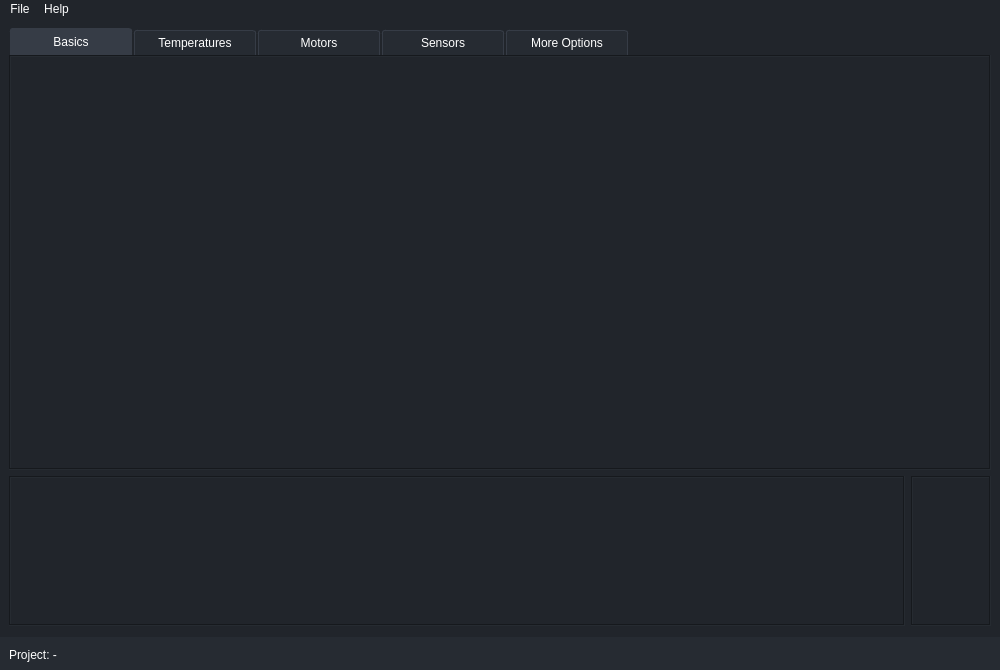
<?xml version="1.0" encoding="UTF-8"?>
<ui version="4.0">
 <class>MainWindow</class>
 <widget class="QMainWindow" name="MainWindow">
  <property name="geometry">
   <rect>
    <x>0</x>
    <y>0</y>
    <width>1000</width>
    <height>670</height>
   </rect>
  </property>
  <property name="minimumSize">
   <size>
    <width>1000</width>
    <height>670</height>
   </size>
  </property>
  <property name="windowTitle">
   <string>iMC - iLOOP Marlin Configurator v0.1.0</string>
  </property>
  <property name="windowIcon">
   <iconset resource="resources.qrc">
    <normaloff>:/resources/iloop_icon_small.png</normaloff>:/resources/iloop_icon_small.png</iconset>
  </property>
  <property name="styleSheet">
   <string notr="true">QWidget {
	font-family: &quot;Source Sans Pro&quot;;
	background: rgb(33, 37, 43);
    selection-background-color: rgb(40, 46, 53);
	color: white;
}

QMenu::item {
    background-color: transparent;
}

QMenu::item:selected {
    background-color: rgb(38, 43, 50);
}

QMenu::item:disabled {
	color: rgb(100, 100, 100);
}

QPushButton {
	color: white;
}

QPushButton::disabled {
	color: rgb(180, 180, 180);
}

QTabWidget::pane {
	border: none;
}

QTabBar::tab {
	background: rgb(38, 43, 50);
	border: 1px solid rgb(54, 60, 70);
	border-bottom: none;
	padding: 5px 10px;
	border-top-left-radius: 3px;
    border-top-right-radius: 3px;
	margin: 0 1px;
	min-width: 100px;
}

QTabBar::tab:!selected {
    margin-top: 2px;
}

QTabBar::tab:selected {
    background: rgb(54, 60, 70);
}</string>
  </property>
  <widget class="QWidget" name="centralwidget">
   <property name="styleSheet">
    <string notr="true"/>
   </property>
   <layout class="QGridLayout" name="gridLayout">
    <property name="leftMargin">
     <number>0</number>
    </property>
    <property name="topMargin">
     <number>0</number>
    </property>
    <property name="rightMargin">
     <number>0</number>
    </property>
    <property name="bottomMargin">
     <number>0</number>
    </property>
    <property name="spacing">
     <number>0</number>
    </property>
    <item row="1" column="0">
     <widget class="QFrame" name="frame">
      <property name="minimumSize">
       <size>
        <width>0</width>
        <height>35</height>
       </size>
      </property>
      <property name="maximumSize">
       <size>
        <width>16777215</width>
        <height>30</height>
       </size>
      </property>
      <property name="styleSheet">
       <string notr="true">QFrame {
	background: rgb(38, 43, 50);
}</string>
      </property>
      <property name="frameShape">
       <enum>QFrame::NoFrame</enum>
      </property>
      <property name="frameShadow">
       <enum>QFrame::Plain</enum>
      </property>
      <layout class="QHBoxLayout" name="horizontalLayout">
       <item>
        <widget class="QLabel" name="uProjectLabel">
         <property name="styleSheet">
          <string notr="true"/>
         </property>
         <property name="text">
          <string>Project: -</string>
         </property>
        </widget>
       </item>
      </layout>
     </widget>
    </item>
    <item row="0" column="0">
     <widget class="QFrame" name="frame_2">
      <property name="frameShape">
       <enum>QFrame::NoFrame</enum>
      </property>
      <property name="frameShadow">
       <enum>QFrame::Plain</enum>
      </property>
      <layout class="QGridLayout" name="gridLayout_4">
       <item row="0" column="0">
        <widget class="QTabWidget" name="tabWidget">
         <property name="minimumSize">
          <size>
           <width>0</width>
           <height>200</height>
          </size>
         </property>
         <property name="styleSheet">
          <string notr="true"/>
         </property>
         <property name="currentIndex">
          <number>0</number>
         </property>
         <property name="iconSize">
          <size>
           <width>20</width>
           <height>20</height>
          </size>
         </property>
         <widget class="QWidget" name="tab">
          <attribute name="title">
           <string>Basics</string>
          </attribute>
          <layout class="QGridLayout" name="gridLayout_3">
           <property name="leftMargin">
            <number>0</number>
           </property>
           <property name="topMargin">
            <number>0</number>
           </property>
           <property name="rightMargin">
            <number>0</number>
           </property>
           <property name="bottomMargin">
            <number>0</number>
           </property>
           <item row="0" column="0">
            <widget class="QFrame" name="frame_4">
             <property name="frameShape">
              <enum>QFrame::Box</enum>
             </property>
             <property name="frameShadow">
              <enum>QFrame::Sunken</enum>
             </property>
             <layout class="QGridLayout" name="gridLayout_2">
              <property name="leftMargin">
               <number>0</number>
              </property>
              <property name="topMargin">
               <number>0</number>
              </property>
              <property name="rightMargin">
               <number>0</number>
              </property>
              <property name="bottomMargin">
               <number>0</number>
              </property>
              <item row="0" column="0">
               <widget class="BasicsPage" name="uBasicsPage" native="true">
                <property name="palette">
                 <palette>
                  <active>
                   <colorrole role="WindowText">
                    <brush brushstyle="SolidPattern">
                     <color alpha="255">
                      <red>255</red>
                      <green>255</green>
                      <blue>255</blue>
                     </color>
                    </brush>
                   </colorrole>
                   <colorrole role="Button">
                    <brush brushstyle="SolidPattern">
                     <color alpha="255">
                      <red>33</red>
                      <green>37</green>
                      <blue>43</blue>
                     </color>
                    </brush>
                   </colorrole>
                   <colorrole role="Text">
                    <brush brushstyle="SolidPattern">
                     <color alpha="255">
                      <red>255</red>
                      <green>255</green>
                      <blue>255</blue>
                     </color>
                    </brush>
                   </colorrole>
                   <colorrole role="ButtonText">
                    <brush brushstyle="SolidPattern">
                     <color alpha="255">
                      <red>255</red>
                      <green>255</green>
                      <blue>255</blue>
                     </color>
                    </brush>
                   </colorrole>
                   <colorrole role="Base">
                    <brush brushstyle="SolidPattern">
                     <color alpha="255">
                      <red>33</red>
                      <green>37</green>
                      <blue>43</blue>
                     </color>
                    </brush>
                   </colorrole>
                   <colorrole role="Window">
                    <brush brushstyle="SolidPattern">
                     <color alpha="255">
                      <red>33</red>
                      <green>37</green>
                      <blue>43</blue>
                     </color>
                    </brush>
                   </colorrole>
                   <colorrole role="Highlight">
                    <brush brushstyle="SolidPattern">
                     <color alpha="255">
                      <red>40</red>
                      <green>46</green>
                      <blue>53</blue>
                     </color>
                    </brush>
                   </colorrole>
                   <colorrole role="PlaceholderText">
                    <brush brushstyle="SolidPattern">
                     <color alpha="255">
                      <red>255</red>
                      <green>255</green>
                      <blue>255</blue>
                     </color>
                    </brush>
                   </colorrole>
                  </active>
                  <inactive>
                   <colorrole role="WindowText">
                    <brush brushstyle="SolidPattern">
                     <color alpha="255">
                      <red>255</red>
                      <green>255</green>
                      <blue>255</blue>
                     </color>
                    </brush>
                   </colorrole>
                   <colorrole role="Button">
                    <brush brushstyle="SolidPattern">
                     <color alpha="255">
                      <red>33</red>
                      <green>37</green>
                      <blue>43</blue>
                     </color>
                    </brush>
                   </colorrole>
                   <colorrole role="Text">
                    <brush brushstyle="SolidPattern">
                     <color alpha="255">
                      <red>255</red>
                      <green>255</green>
                      <blue>255</blue>
                     </color>
                    </brush>
                   </colorrole>
                   <colorrole role="ButtonText">
                    <brush brushstyle="SolidPattern">
                     <color alpha="255">
                      <red>255</red>
                      <green>255</green>
                      <blue>255</blue>
                     </color>
                    </brush>
                   </colorrole>
                   <colorrole role="Base">
                    <brush brushstyle="SolidPattern">
                     <color alpha="255">
                      <red>33</red>
                      <green>37</green>
                      <blue>43</blue>
                     </color>
                    </brush>
                   </colorrole>
                   <colorrole role="Window">
                    <brush brushstyle="SolidPattern">
                     <color alpha="255">
                      <red>33</red>
                      <green>37</green>
                      <blue>43</blue>
                     </color>
                    </brush>
                   </colorrole>
                   <colorrole role="Highlight">
                    <brush brushstyle="SolidPattern">
                     <color alpha="255">
                      <red>40</red>
                      <green>46</green>
                      <blue>53</blue>
                     </color>
                    </brush>
                   </colorrole>
                   <colorrole role="PlaceholderText">
                    <brush brushstyle="SolidPattern">
                     <color alpha="255">
                      <red>255</red>
                      <green>255</green>
                      <blue>255</blue>
                     </color>
                    </brush>
                   </colorrole>
                  </inactive>
                  <disabled>
                   <colorrole role="WindowText">
                    <brush brushstyle="SolidPattern">
                     <color alpha="255">
                      <red>255</red>
                      <green>255</green>
                      <blue>255</blue>
                     </color>
                    </brush>
                   </colorrole>
                   <colorrole role="Button">
                    <brush brushstyle="SolidPattern">
                     <color alpha="255">
                      <red>33</red>
                      <green>37</green>
                      <blue>43</blue>
                     </color>
                    </brush>
                   </colorrole>
                   <colorrole role="Text">
                    <brush brushstyle="SolidPattern">
                     <color alpha="255">
                      <red>255</red>
                      <green>255</green>
                      <blue>255</blue>
                     </color>
                    </brush>
                   </colorrole>
                   <colorrole role="ButtonText">
                    <brush brushstyle="SolidPattern">
                     <color alpha="255">
                      <red>255</red>
                      <green>255</green>
                      <blue>255</blue>
                     </color>
                    </brush>
                   </colorrole>
                   <colorrole role="Base">
                    <brush brushstyle="SolidPattern">
                     <color alpha="255">
                      <red>33</red>
                      <green>37</green>
                      <blue>43</blue>
                     </color>
                    </brush>
                   </colorrole>
                   <colorrole role="Window">
                    <brush brushstyle="SolidPattern">
                     <color alpha="255">
                      <red>33</red>
                      <green>37</green>
                      <blue>43</blue>
                     </color>
                    </brush>
                   </colorrole>
                   <colorrole role="Highlight">
                    <brush brushstyle="SolidPattern">
                     <color alpha="255">
                      <red>40</red>
                      <green>46</green>
                      <blue>53</blue>
                     </color>
                    </brush>
                   </colorrole>
                   <colorrole role="PlaceholderText">
                    <brush brushstyle="SolidPattern">
                     <color alpha="255">
                      <red>255</red>
                      <green>255</green>
                      <blue>255</blue>
                     </color>
                    </brush>
                   </colorrole>
                  </disabled>
                 </palette>
                </property>
               </widget>
              </item>
             </layout>
            </widget>
           </item>
          </layout>
         </widget>
         <widget class="QWidget" name="tab_2">
          <attribute name="icon">
           <iconset resource="resources.qrc">
            <normaloff>:/resources/device_thermostat_FILL0_wght100_GRAD0_opsz20.svg</normaloff>:/resources/device_thermostat_FILL0_wght100_GRAD0_opsz20.svg</iconset>
          </attribute>
          <attribute name="title">
           <string>Temperatures</string>
          </attribute>
          <layout class="QGridLayout" name="gridLayout_5">
           <property name="leftMargin">
            <number>0</number>
           </property>
           <property name="topMargin">
            <number>0</number>
           </property>
           <property name="rightMargin">
            <number>0</number>
           </property>
           <property name="bottomMargin">
            <number>0</number>
           </property>
           <item row="0" column="0">
            <widget class="QFrame" name="frame_5">
             <property name="frameShape">
              <enum>QFrame::Box</enum>
             </property>
             <property name="frameShadow">
              <enum>QFrame::Sunken</enum>
             </property>
             <layout class="QGridLayout" name="gridLayout_9">
              <property name="leftMargin">
               <number>0</number>
              </property>
              <property name="topMargin">
               <number>0</number>
              </property>
              <property name="rightMargin">
               <number>0</number>
              </property>
              <property name="bottomMargin">
               <number>0</number>
              </property>
              <item row="0" column="0">
               <widget class="TemperaturesPage" name="uTemperaturesPage" native="true"/>
              </item>
             </layout>
            </widget>
           </item>
          </layout>
         </widget>
         <widget class="QWidget" name="tab_3">
          <attribute name="icon">
           <iconset resource="resources.qrc">
            <normaloff>:/resources/bolt_FILL0_wght100_GRAD0_opsz20.svg</normaloff>:/resources/bolt_FILL0_wght100_GRAD0_opsz20.svg</iconset>
          </attribute>
          <attribute name="title">
           <string>Motors</string>
          </attribute>
          <layout class="QGridLayout" name="gridLayout_6">
           <property name="leftMargin">
            <number>0</number>
           </property>
           <property name="topMargin">
            <number>0</number>
           </property>
           <property name="rightMargin">
            <number>0</number>
           </property>
           <property name="bottomMargin">
            <number>0</number>
           </property>
           <item row="0" column="0">
            <widget class="QFrame" name="frame_6">
             <property name="frameShape">
              <enum>QFrame::Box</enum>
             </property>
             <property name="frameShadow">
              <enum>QFrame::Raised</enum>
             </property>
            </widget>
           </item>
          </layout>
         </widget>
         <widget class="QWidget" name="tab_4">
          <attribute name="icon">
           <iconset resource="resources.qrc">
            <normaloff>:/resources/sensors_FILL0_wght100_GRAD0_opsz20.svg</normaloff>:/resources/sensors_FILL0_wght100_GRAD0_opsz20.svg</iconset>
          </attribute>
          <attribute name="title">
           <string>Sensors</string>
          </attribute>
          <layout class="QGridLayout" name="gridLayout_7">
           <property name="leftMargin">
            <number>0</number>
           </property>
           <property name="topMargin">
            <number>0</number>
           </property>
           <property name="rightMargin">
            <number>0</number>
           </property>
           <property name="bottomMargin">
            <number>0</number>
           </property>
           <item row="0" column="0">
            <widget class="QFrame" name="frame_7">
             <property name="frameShape">
              <enum>QFrame::Box</enum>
             </property>
             <property name="frameShadow">
              <enum>QFrame::Raised</enum>
             </property>
            </widget>
           </item>
          </layout>
         </widget>
         <widget class="QWidget" name="tab_5">
          <attribute name="title">
           <string>More Options</string>
          </attribute>
          <layout class="QGridLayout" name="gridLayout_8">
           <property name="leftMargin">
            <number>0</number>
           </property>
           <property name="topMargin">
            <number>0</number>
           </property>
           <property name="rightMargin">
            <number>0</number>
           </property>
           <property name="bottomMargin">
            <number>0</number>
           </property>
           <item row="0" column="0">
            <widget class="QFrame" name="frame_8">
             <property name="frameShape">
              <enum>QFrame::Box</enum>
             </property>
             <property name="frameShadow">
              <enum>QFrame::Raised</enum>
             </property>
            </widget>
           </item>
          </layout>
         </widget>
        </widget>
       </item>
       <item row="1" column="0">
        <widget class="QFrame" name="frame_3">
         <property name="frameShape">
          <enum>QFrame::NoFrame</enum>
         </property>
         <property name="frameShadow">
          <enum>QFrame::Raised</enum>
         </property>
         <layout class="QHBoxLayout" name="horizontalLayout_2">
          <property name="leftMargin">
           <number>0</number>
          </property>
          <property name="topMargin">
           <number>0</number>
          </property>
          <property name="rightMargin">
           <number>0</number>
          </property>
          <property name="bottomMargin">
           <number>0</number>
          </property>
          <item>
           <widget class="QTextBrowser" name="uLogConsole">
            <property name="sizePolicy">
             <sizepolicy hsizetype="Expanding" vsizetype="Ignored">
              <horstretch>0</horstretch>
              <verstretch>0</verstretch>
             </sizepolicy>
            </property>
            <property name="styleSheet">
             <string notr="true">QTextBrowser {
	font-family: &quot;Source Code Pro&quot;;
}

QScrollBar:vertical
{
    width: 12px;
	border: none;
	background: rgb(33, 37, 43);
}

QScrollBar::handle:vertical
{
    background: rgb(38, 43, 50);
    min-width: 12px;
}

QScrollBar::handle:vertical:hover
{
    background: rgb(40, 46, 53);
}

QScrollBar::add-line:vertical
{
    height: 0px;
}

QScrollBar::sub-line:vertical
{
    height: 0px;
}
</string>
            </property>
            <property name="frameShape">
             <enum>QFrame::Box</enum>
            </property>
            <property name="frameShadow">
             <enum>QFrame::Sunken</enum>
            </property>
            <property name="html">
             <string>&lt;!DOCTYPE HTML PUBLIC &quot;-//W3C//DTD HTML 4.0//EN&quot; &quot;http://www.w3.org/TR/REC-html40/strict.dtd&quot;&gt;
&lt;html&gt;&lt;head&gt;&lt;meta name=&quot;qrichtext&quot; content=&quot;1&quot; /&gt;&lt;meta charset=&quot;utf-8&quot; /&gt;&lt;style type=&quot;text/css&quot;&gt;
p, li { white-space: pre-wrap; }
hr { height: 1px; border-width: 0; }
li.unchecked::marker { content: &quot;\2610&quot;; }
li.checked::marker { content: &quot;\2612&quot;; }
&lt;/style&gt;&lt;/head&gt;&lt;body style=&quot; font-family:'Source Code Pro'; font-size:9pt; font-weight:400; font-style:normal;&quot;&gt;
&lt;p style=&quot;-qt-paragraph-type:empty; margin-top:0px; margin-bottom:0px; margin-left:0px; margin-right:0px; -qt-block-indent:0; text-indent:0px; font-family:'Segoe UI';&quot;&gt;&lt;br /&gt;&lt;/p&gt;&lt;/body&gt;&lt;/html&gt;</string>
            </property>
           </widget>
          </item>
          <item>
           <widget class="QLabel" name="label">
            <property name="minimumSize">
             <size>
              <width>80</width>
              <height>150</height>
             </size>
            </property>
            <property name="maximumSize">
             <size>
              <width>80</width>
              <height>150</height>
             </size>
            </property>
            <property name="frameShape">
             <enum>QFrame::Box</enum>
            </property>
            <property name="frameShadow">
             <enum>QFrame::Sunken</enum>
            </property>
            <property name="text">
             <string/>
            </property>
            <property name="pixmap">
             <pixmap resource="resources.qrc">:/resources/iloop_alpha.png</pixmap>
            </property>
            <property name="scaledContents">
             <bool>true</bool>
            </property>
            <property name="margin">
             <number>5</number>
            </property>
           </widget>
          </item>
         </layout>
        </widget>
       </item>
      </layout>
     </widget>
    </item>
   </layout>
  </widget>
  <widget class="QMenuBar" name="menubar">
   <property name="geometry">
    <rect>
     <x>0</x>
     <y>0</y>
     <width>1000</width>
     <height>21</height>
    </rect>
   </property>
   <widget class="QMenu" name="menuDatei">
    <property name="title">
     <string>File</string>
    </property>
    <addaction name="uNewProjectAction"/>
    <addaction name="uOpenProjectAction"/>
    <addaction name="uSaveProjectAction"/>
    <addaction name="uSaveProjectAsAction"/>
    <addaction name="separator"/>
    <addaction name="uExportAction"/>
    <addaction name="separator"/>
    <addaction name="uCloseAction"/>
   </widget>
   <widget class="QMenu" name="menuHilfe">
    <property name="title">
     <string>Help</string>
    </property>
    <addaction name="uActionOpenGitHub"/>
    <addaction name="separator"/>
    <addaction name="uAboutAction"/>
   </widget>
   <addaction name="menuDatei"/>
   <addaction name="menuHilfe"/>
  </widget>
  <action name="uOpenProjectAction">
   <property name="icon">
    <iconset resource="resources.qrc">
     <normaloff>:/resources/file_open_FILL0_wght100_GRAD0_opsz20.svg</normaloff>:/resources/file_open_FILL0_wght100_GRAD0_opsz20.svg</iconset>
   </property>
   <property name="text">
    <string>Open Project...</string>
   </property>
   <property name="iconText">
    <string>Open project...</string>
   </property>
   <property name="toolTip">
    <string>Open Project...</string>
   </property>
   <property name="shortcut">
    <string>Ctrl+O</string>
   </property>
   <property name="autoRepeat">
    <bool>false</bool>
   </property>
  </action>
  <action name="uSaveProjectAction">
   <property name="icon">
    <iconset resource="resources.qrc">
     <normaloff>:/resources/save_FILL0_wght100_GRAD0_opsz20.svg</normaloff>:/resources/save_FILL0_wght100_GRAD0_opsz20.svg</iconset>
   </property>
   <property name="text">
    <string>Save Project</string>
   </property>
   <property name="shortcut">
    <string>Ctrl+S</string>
   </property>
   <property name="autoRepeat">
    <bool>false</bool>
   </property>
  </action>
  <action name="uSaveProjectAsAction">
   <property name="text">
    <string>Save Project As...</string>
   </property>
   <property name="iconText">
    <string>Save project as...</string>
   </property>
   <property name="toolTip">
    <string>Save Project As...</string>
   </property>
   <property name="shortcut">
    <string>Ctrl+Shift+S</string>
   </property>
   <property name="autoRepeat">
    <bool>false</bool>
   </property>
  </action>
  <action name="uCloseAction">
   <property name="text">
    <string>Close</string>
   </property>
   <property name="shortcut">
    <string>Ctrl+X</string>
   </property>
   <property name="autoRepeat">
    <bool>false</bool>
   </property>
  </action>
  <action name="uAboutAction">
   <property name="icon">
    <iconset resource="resources.qrc">
     <normaloff>:/resources/info_FILL0_wght100_GRAD0_opsz20.svg</normaloff>:/resources/info_FILL0_wght100_GRAD0_opsz20.svg</iconset>
   </property>
   <property name="text">
    <string>About iMC...</string>
   </property>
   <property name="toolTip">
    <string>About iMC...</string>
   </property>
   <property name="autoRepeat">
    <bool>false</bool>
   </property>
  </action>
  <action name="uExportAction">
   <property name="icon">
    <iconset resource="resources.qrc">
     <normaloff>:/resources/export_notes_FILL0_wght100_GRAD0_opsz20.svg</normaloff>:/resources/export_notes_FILL0_wght100_GRAD0_opsz20.svg</iconset>
   </property>
   <property name="text">
    <string>Export As...</string>
   </property>
   <property name="iconText">
    <string>Export As...</string>
   </property>
   <property name="toolTip">
    <string>Export As...</string>
   </property>
   <property name="shortcut">
    <string>Ctrl+E</string>
   </property>
   <property name="autoRepeat">
    <bool>false</bool>
   </property>
  </action>
  <action name="uNewProjectAction">
   <property name="icon">
    <iconset resource="resources.qrc">
     <normaloff>:/resources/note_add_FILL0_wght100_GRAD0_opsz20.svg</normaloff>:/resources/note_add_FILL0_wght100_GRAD0_opsz20.svg</iconset>
   </property>
   <property name="text">
    <string>New Project</string>
   </property>
   <property name="shortcut">
    <string>Ctrl+N</string>
   </property>
   <property name="autoRepeat">
    <bool>false</bool>
   </property>
  </action>
  <action name="uActionOpenGitHub">
   <property name="icon">
    <iconset resource="resources.qrc">
     <normaloff>:/resources/open_in_new_FILL0_wght100_GRAD0_opsz20.svg</normaloff>:/resources/open_in_new_FILL0_wght100_GRAD0_opsz20.svg</iconset>
   </property>
   <property name="text">
    <string>GitHub...</string>
   </property>
   <property name="toolTip">
    <string>GitHub...</string>
   </property>
   <property name="autoRepeat">
    <bool>false</bool>
   </property>
  </action>
 </widget>
 <customwidgets>
  <customwidget>
   <class>BasicsPage</class>
   <extends>QWidget</extends>
   <header>BasicsPage.h</header>
   <container>1</container>
  </customwidget>
  <customwidget>
   <class>TemperaturesPage</class>
   <extends>QWidget</extends>
   <header>TemperaturesPage.h</header>
   <container>1</container>
  </customwidget>
 </customwidgets>
 <resources>
  <include location="resources.qrc"/>
 </resources>
 <connections/>
</ui>
